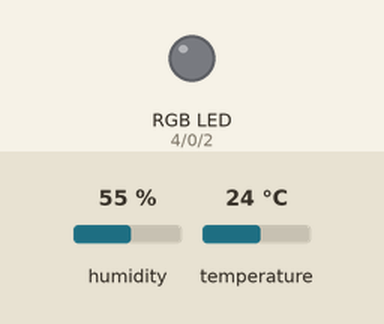
Simulated run of this sketch. Board: ESP32. On the bench: an RGB LED mixed from three pins (HIGH = lit). Inputs (shaded band) come from the test bench; at power-on: temperature 24 °C, humidity 55 %. Dim RGB values are drawn brighter than linear; WiFi joins after 1.5 s; servers stay silent unless stated; no MQTT or app messages arrive unless stated; what the sketch prints to the serial monitor is not drawn.

Above: at 2.7 s.
2.8 s: temperature set to 26 °C
At 11.2 s:
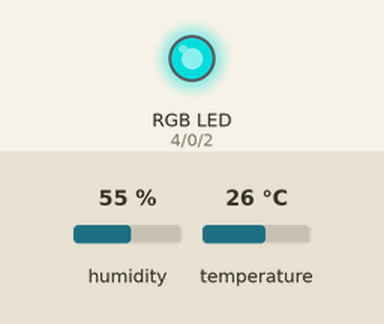
11.5 s: temperature set to 12 °C
At 21.2 s:
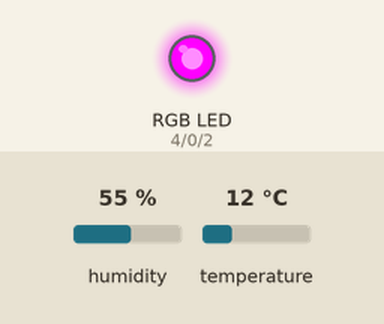
21.5 s: temperature set to 33 °C
At 31.2 s:
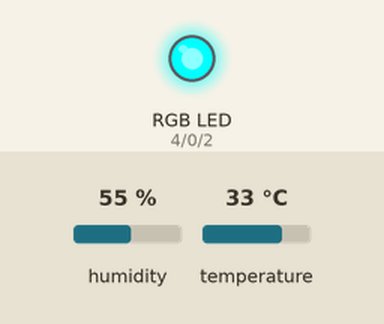
33.0 s: temperature set to 31 °C
41.2 s: temperature set to 28 °C
At 51.2 s:
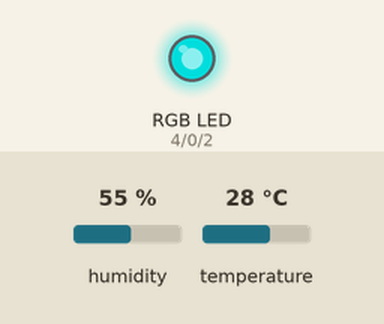
Timing chart, 0 to 52.5 s (numbered marks = the images above; inputs shaded):
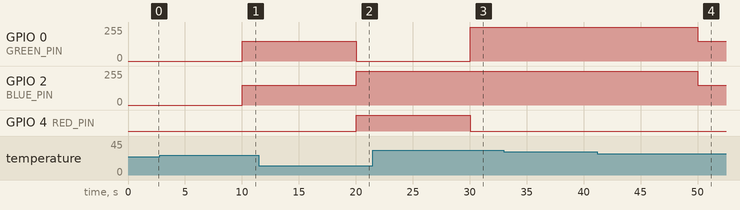

Measured:
- the behaviour switches between 24 and 25 °C on temperature (found by bisection; images 0 and 1)
- the behaviour switches between 30 and 29 °C on temperature (found by bisection; images 3 and 4)
- after the input at 2.8 s, GPIO 0 (GREEN_PIN), GPIO 2 (BLUE_PIN): 0/255 → 150/255 after 7.2 s; GPIO 4 (RED_PIN): stays LOW (without the input it goes to HIGH after 7.2 s)
- after the input at 11.5 s, GPIO 0 (GREEN_PIN): 150/255 → 0/255 after 8.5 s; GPIO 2 (BLUE_PIN): 150/255 → 255/255 after 8.5 s; GPIO 4 (RED_PIN): LOW → HIGH after 8.5 s
- after the input at 21.5 s, GPIO 0 (GREEN_PIN): 0/255 → 255/255 after 8.5 s; GPIO 4 (RED_PIN): HIGH → LOW after 8.5 s
- after the input at 33.0 s, every drawn part: stays the same
- after the input at 41.2 s, GPIO 0 (GREEN_PIN), GPIO 2 (BLUE_PIN): 255/255 → 150/255 after 8.8 s

The sketch:

MQTT_FINALoutput.ino
```cpp
//code for Real-Time Temperature and Humidity Monitoring Using ESP32, MQTT, and Node-RED with DHT11 Sensor(HW id:H00485847)
#include <WiFi.h>
#include <DHT.h>
#include <ArduinoJson.h>
#include <PubSubClient.h>

// Configuration
#define MQTT_HOST "broker.mqtt.cool"
#define MQTT_PORT 1883
#define MQTT_DEVICEID "d:hwu:esp8266:H00485847"
#define MQTT_USER ""
#define MQTT_TOKEN ""
#define MQTT_TOPIC "d:hwu:esp8266:H00485847/evt/status/fmt/json"
#define MQTT_TOPIC_DISPLAY "d:hwu:esp8266:H00485847/cmd/display/fmt/json"
#define MQTT_TOPIC_INTERVAL "d:hwu:esp8266:H00485847/cmd/interval"
#define MQTT_TOPIC_LED_CONTROL "d:hwu:esp8266:H00485847/cmd/led_control"

// GPIO Pins
#define RED_PIN 4
#define GREEN_PIN 0
#define BLUE_PIN 2
#define DHT_PIN 17
#define DHTTYPE DHT11

// Temperature thresholds
#define ALARM_COLD 0.0
#define ALARM_HOT 30.0
#define WARN_COLD 10.0
#define WARN_HOT 25.0

// Default interval in milliseconds
unsigned long PUBLISH_INTERVAL = 10000;

char ssid[] = "POCOF1";
char pass[] = "sanju12345678";

DHT dht(DHT_PIN, DHTTYPE);
WiFiClient wifiClient;
void callback(char* topic, byte* payload, unsigned int length);
PubSubClient mqtt(MQTT_HOST, MQTT_PORT, callback, wifiClient);
StaticJsonDocument<100> jsonDoc;
JsonObject payload = jsonDoc.to<JsonObject>();
JsonObject status = payload.createNestedObject("d");
static char msg[50];

// Variables for temperature and LED state
float h = 0.0;
float t = 0.0;
unsigned long lastPublishTime = 0;
bool manualLEDControl = false;  // Flag for manual LED control

void setLED(int red, int green, int blue) {
  analogWrite(RED_PIN, red);
  analogWrite(GREEN_PIN, green);
  analogWrite(BLUE_PIN, blue);
}

void callback(char* topic, byte* payload, unsigned int length) {
  payload[length] = 0; // Null-terminate the payload
  String message = String((char*)payload);

  // Print the topic and message received for debugging
  //Serial.print("Message arrived on topic: ");
  // Serial.println(topic);
  // Serial.print("Message payload: ");
  // Serial.println(message);

  if (String(topic) == MQTT_TOPIC_INTERVAL) {
    // Handle interval topic for setting publish interval
    StaticJsonDocument<100> doc;
    DeserializationError error = deserializeJson(doc, payload);

    if (!error) {
      if (doc.containsKey("Interval")) {
        int newInterval = doc["Interval"];
        if (newInterval > 0) {
          PUBLISH_INTERVAL = newInterval * 1000;
          Serial.print("New interval set to: ");
          Serial.println(PUBLISH_INTERVAL);
        } else {
          //Serial.println("Invalid interval received, must be > 0.");
        }
      } else {
        //Serial.println("No 'interval' key found in JSON payload.");
      }
    } else {
      Serial.print("JSON parse error: ");
      Serial.println(error.c_str());
    }
  } else if (String(topic) == MQTT_TOPIC_LED_CONTROL) {
    // Handle LED control topic
    StaticJsonDocument<100> doc;
    DeserializationError error = deserializeJson(doc, payload);

    if (!error) {
      if (doc.containsKey("LED")) {
        JsonObject led = doc["LED"];
        const char* state = led["state"];

        if (strcmp(state, "on") == 0) {
          int red = led["red"];
          int green = led["green"];
          int blue = led["blue"];
          setLED(red, green, blue); // Set the LED to specified color
          manualLEDControl = true;  // Enable manual control
          //Serial.println("LED turned on with specified color (manual mode).");
        } else if (strcmp(state, "off") == 0) {
          setLED(0, 0, 0); // Turn off the LED
          manualLEDControl = true;  // Enable manual control
          //Serial.println("LED turned off (manual mode).");
        }
      } else {
        //Serial.println("No 'LED' key found in JSON payload.");
      }
    } else {
      Serial.print("JSON parse error: ");
      Serial.println(error.c_str());
    }
  } else {
    //Serial.println("Received message on an unexpected topic.");
  }
}

void setup() {
  Serial.begin(115200);
  Serial.setTimeout(2000);
  while (!Serial) { }
  Serial.println("ESP8266 Sensor Application");

  WiFi.mode(WIFI_STA);
  WiFi.begin(ssid, pass);
  while (WiFi.status() != WL_CONNECTED) {
    delay(500);
    Serial.print(".");
  }
  Serial.println("WiFi Connected");

  dht.begin();
  pinMode(RED_PIN, OUTPUT);
  pinMode(GREEN_PIN, OUTPUT);
  pinMode(BLUE_PIN, OUTPUT);

  if (mqtt.connect(MQTT_DEVICEID, MQTT_USER, MQTT_TOKEN)) {
    Serial.println("MQTT Connected");
    mqtt.subscribe(MQTT_TOPIC_DISPLAY);
    mqtt.subscribe(MQTT_TOPIC_INTERVAL);
    mqtt.subscribe(MQTT_TOPIC_LED_CONTROL);
  } else {
    Serial.println("MQTT Failed to connect!");
    ESP.restart();
  }
}

void loop() {
  mqtt.loop();
  while (!mqtt.connected()) {
    Serial.print("Attempting MQTT connection...");
    if (mqtt.connect(MQTT_DEVICEID, MQTT_USER, MQTT_TOKEN)) {
      Serial.println("MQTT Connected");
      mqtt.subscribe(MQTT_TOPIC_DISPLAY);
      mqtt.subscribe(MQTT_TOPIC_INTERVAL);
      mqtt.subscribe(MQTT_TOPIC_LED_CONTROL);
      mqtt.loop();
    } else {
      Serial.println("MQTT Failed to connect!");
      delay(5000);
    }
  }

  if (millis() - lastPublishTime >= PUBLISH_INTERVAL) {
    lastPublishTime = millis();

    h = dht.readHumidity();
    t = dht.readTemperature();

    if (isnan(h) || isnan(t)) {
      Serial.println("Failed to read from DHT sensor!");
    } else {
      // If manual control is off, apply temperature-based LED logic
      if (!manualLEDControl) {
        if (t <= ALARM_COLD) {
          setLED(255, 255, 0);  // Blue for cold alarm
        } else if (t <= WARN_COLD) {
          setLED(150, 150, 0);  // Blue for cold warning
        } else if (t >= ALARM_HOT) {
          setLED(0, 255, 255);  // Red for hot alarm
        } else if (t >= WARN_HOT) {
          setLED(0, 150, 150);  // Red for hot warning
        } else {
          setLED(255, 0, 255);  // Green for normal
        }
      }

      // Publish sensor data to MQTT topic
      status["temp"] = t;
      status["humidity"] = h;
      serializeJson(jsonDoc, msg, 50);
      Serial.println(msg);
      if (!mqtt.publish(MQTT_TOPIC, msg)) {
        Serial.println("MQTT Publish failed");
      }
    }
  }
}
```
